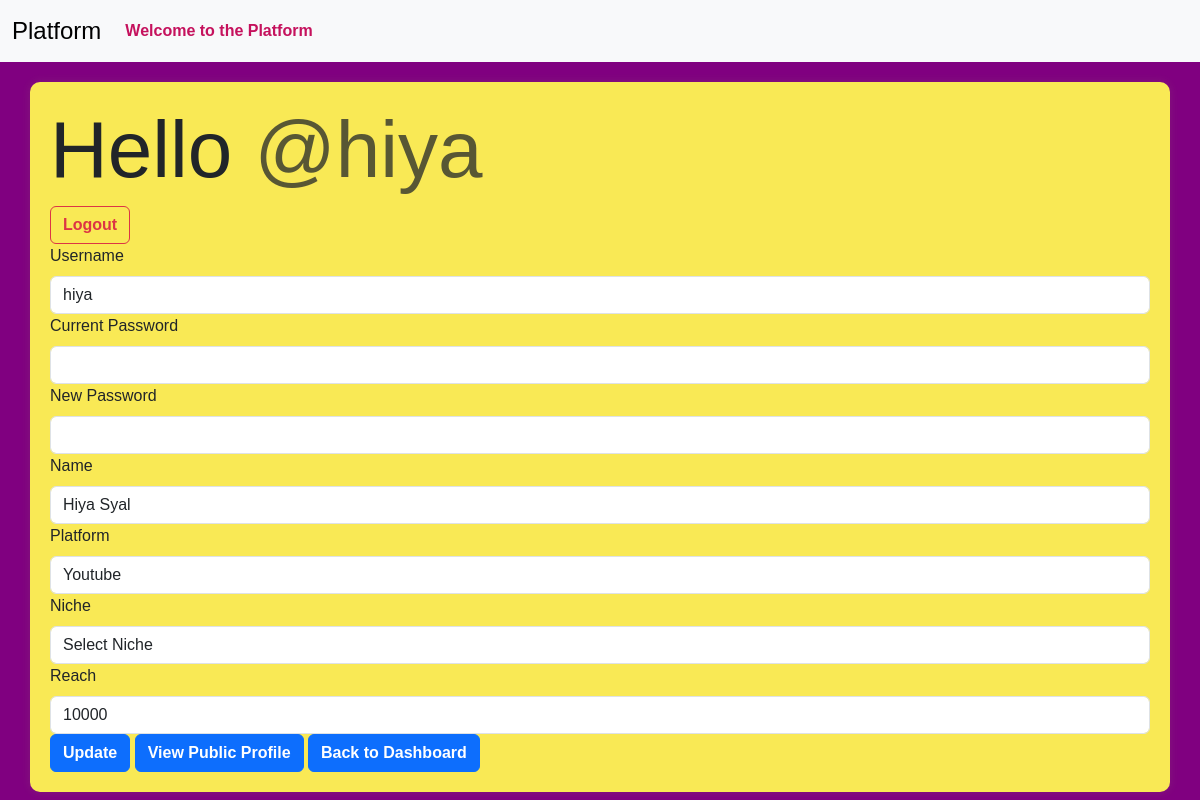
The page /profile (signed in) on the database its author committed.
### models.py (models this page shows, shortened)
class User(db.Model,UserMixin):
    __tablename__ = 'user'
    id = Column(Integer, primary_key=True)
    username = Column(String(32), unique=True)
    passhash = Column(String(256), nullable=False)
    name = Column(String(64), nullable=True)
    flagged = Column(Boolean, default=False)
    user_type = Column(String(50),nullable=False,default='user')
    influencer = db.relationship('Influencer', backref='user', uselist=False)
    __mapper_args__ = {
        'polymorphic_identity': 'user',
        'polymorphic_on': user_type
    }

class Influencer(User):
    __tablename__ = 'influencer'
    id = Column(Integer, ForeignKey('user.id'), primary_key=True)
    influencer_type = Column(Enum('influencer', name='influencer_type_enum'), nullable=False)
    platform = Column(Enum('Youtube', 'Instagram', 'Facebook', 'Linkedin', name='platform_enum'), nullable=False)
    niche = Column(Enum(NicheEnum), nullable=False)
    reach = Column(Integer, nullable=True)
    followers = db.Column(db.Integer, nullable=True)
    __mapper_args__ = {
        'polymorphic_identity': 'influencer',
        'polymorphic_on': influencer_type
    }
    influencer_ad_requests = relationship('AdRequest', backref='influencer_relation', overlaps="influencer_ad_requests,influencer_relation")

### routes.py (the view, shortened to what this page needs)
@app.route('/profile', methods=['GET', 'POST'])
def profile():
    if request.method == 'GET':
        if 'user_id' in session:
            user_id = session['user_id']
            user = User.query.get(user_id)
            if not user:
                flash('User not found. Please log in again.')
                return redirect(url_for('login'))
            return render_template('profile.html', user=user)
        else:
            flash('Kindly log in first.')
            return redirect(url_for('login'))

### app.py (called while the page is built)
@login_manager.user_loader
def load_user(user_id):
    return User.query.get(int(user_id))

### templates/profile.html (shortened to what this page needs)
{% extends 'layout.html' %}
{% block content %}
<h1 class="display-1">
    Hello
    <span class="text-muted">@{{ user.username }}</span>
</h1>
<a href="{{ url_for('logout') }}" class="btn btn-outline-danger">Logout</a>
<form action="{{ url_for('profile') }}" class="my-form" method="post">
    <div class="form-group">
        <label for="username" class="form-label">Username</label>
        <input type="text" name="username" id="username" value="{{ user.username }}" class="form-control">
    </div>
    <div class="form-group">
        <label for="cpassword" class="form-label">Current Password</label>
        <input type="password" name="cpassword" id="cpassword" class="form-control">
    </div>
    <div class="form-group">
        <label for="password" class="form-label">New Password</label>
        <input type="password" name="password" id="password" class="form-control">
    </div>
    <div class="form-group">
        <label for="name" class="form-label">Name</label>
        <input type="text" name="name" id="name" value="{{ user.name }}" class="form-control">
    </div>
    {% if user.user_type == 'influencer' %}
    {% if user.influencer %}
    <div class="form-group">
        <label for="platform" class="form-label">Platform</label>
        <select name="platform" id="platform" class="form-control">
            <option value="Youtube" {% if user.influencer.platform == 'Youtube' %} selected {% endif %}>Youtube</option>
        </select>
    </div>
    <div class="form-group">
        <label for="niche" class="form-label">Niche</label>
        <select name="niche" id="niche" class="form-control">
            <option value="">Select Niche</option>
        </select>
    </div>
    <div class="form-group">
        <label for="reach" class="form-label">Reach</label>
        <input type="text" name="reach" id="reach" value="{{ user.influencer.reach }}" class="form-control">
    </div>
    {% endif %}
    {% endif %}
    <div class="form-group">
        <button type="submit" class="btn btn-primary">Update</button>
        <a href="{{url_for('public_profile',username=user.username)}}" class="btn btn-primary">View Public Profile</a>
        <a href="{{url_for('influencer_dashboard')}}" class="btn btn-primary">Back to Dashboard</a>
    </div>
</form>
{% endblock %}

### static/profile_pictures/style.css (style rules this page uses)
body { font-family: 'Arial', sans-serif; background-color:#800080; }
.btn { font-weight: bold; }

### rows shown on the page
User: username "hiya", name "Hiya Syal"
Influencer: platform "Youtube", reach "10000"
